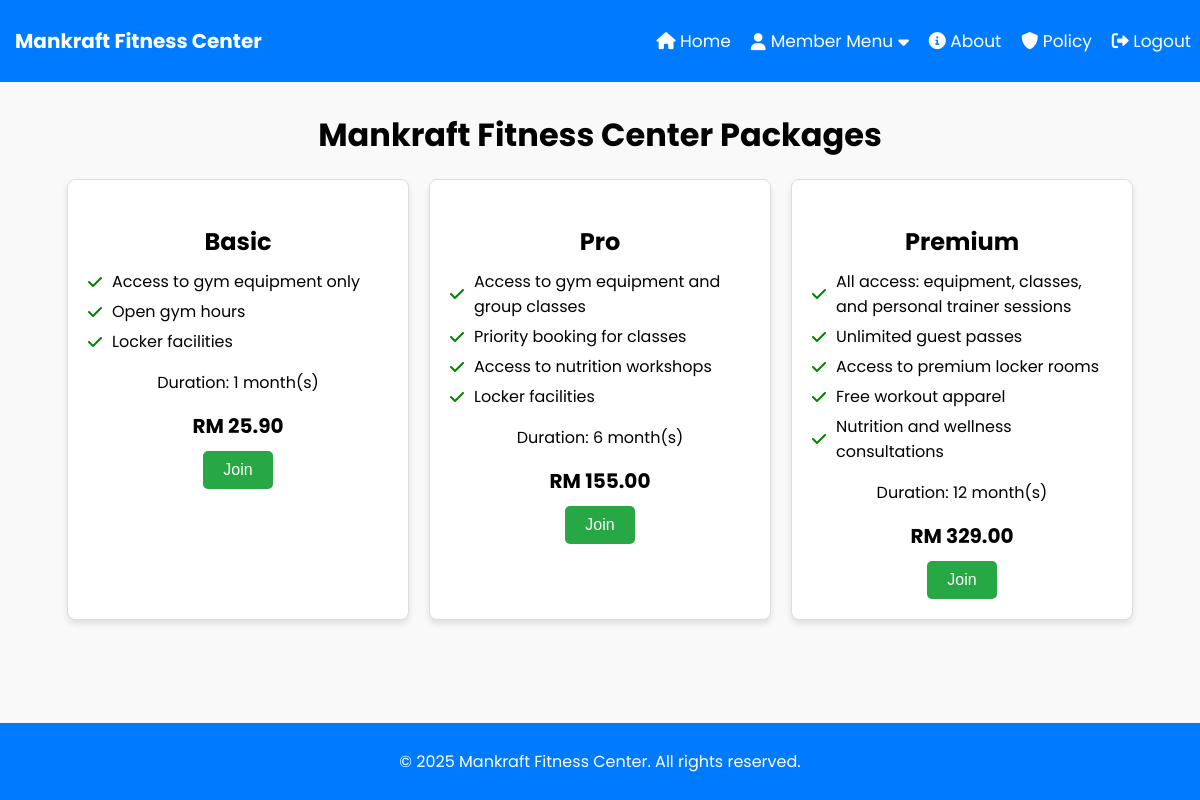
The app's page /member/packages.php (signed in) with its own data.
### tables this page shows
CREATE TABLE `packages` (
  `id` int(11) NOT NULL,
  `admin_id` int(11) NOT NULL,
  `name` varchar(255) NOT NULL,
  `price` decimal(10,2) NOT NULL,
  `duration` int(11) NOT NULL COMMENT 'Duration in months',
  `created_at` timestamp NOT NULL DEFAULT current_timestamp()
);

### member/packages.php (the view, shortened to what this page needs)
<?php
include '../includes/db.php';
$packageDescriptions = [
    'Basic' => [
        'Access to gym equipment only',
        'Open gym hours',
        'Locker facilities'
    ],
    'Pro' => [
        'Access to gym equipment and group classes',
        'Priority booking for classes',
        'Access to nutrition workshops',
        'Locker facilities'
    ],
    'Premium' => [
        'All access: equipment, classes, and personal trainer sessions',
        'Unlimited guest passes',
        'Access to premium locker rooms',
        'Free workout apparel',
        'Nutrition and wellness consultations'
    ]
];
$member_id = $_SESSION['member_id'];
$active_package_query = $conn->query("
    SELECT member_packages.id AS package_id, member_packages.end_date
    FROM member_packages
    WHERE member_id = $member_id AND status = 'active'
");
$active_package = $active_package_query->fetch_assoc();
$package_query = $conn->query("SELECT id, name, price, duration FROM packages");
$packages = $package_query->fetch_all(MYSQLI_ASSOC);
?>
<!DOCTYPE html>
<html lang="en">
<head>
    <link rel="stylesheet" href="../css/member.css">
    <link rel="stylesheet" href="https://cdnjs.cloudflare.com/ajax/libs/font-awesome/6.0.0/css/all.min.css">
</head>
<body>
<?php include 'includes/header.php'; ?><br><br>
<div class="container">
    <h1>Mankraft Fitness Center Packages</h1>
    <div class="packages">
        <?php foreach ($packages as $package): ?>
            <div class="package">
                <h3><?php echo htmlspecialchars($package['name']); ?></h3>
                <ul>
                    <?php foreach ($packageDescriptions[$package['name']] as $benefit): ?>
                        <li><i class="fas fa-check"></i> <?php echo htmlspecialchars($benefit); ?></li>
                    <?php endforeach; ?>
                </ul>
                <p>Duration: <?php echo htmlspecialchars($package['duration']); ?> month(s)</p>
                <p class="price">RM <?php echo htmlspecialchars(number_format($package['price'], 2)); ?></p>
                <button
                    <?php if ($active_package): ?>
                        disabled
                    <?php else: ?>
                        onclick="proceedToPayment(<?php echo $package['id']; ?>, '<?php echo $package['name']; ?>')"
                    <?php endif; ?>
                >
                    Join
                </button>
            </div>
        <?php endforeach; ?>
    </div>
</div>
<?php include '../includes/footer.php'; ?>
</body>
</html>

### css/member.css (style rules this page uses)
body { font-family: Poppins, sans-serif; margin: 0; padding: 0; background-color: #f9f9f9; display: flex; flex-direction: column; min-height: 100vh; }

### member/packages.php (style rules this page uses)
.container { max-width: 1200px; margin: 0 auto; padding: 20px; text-align: center; }
h1 { font-size: 32px; margin-bottom: 20px; }
.packages { display: flex; justify-content: space-around; flex-wrap: wrap; gap: 20px; }
.package { background: #fff; border: 1px solid #ddd; border-radius: 8px; box-shadow: 0 4px 6px rgba(0, 0, 0, 0.1); padding: 20px; width: 300px; text-align: center; position: relative; }
.package h3 { font-size: 24px; margin-bottom: 10px; }
.package ul { list-style-type: none; padding: 0; text-align: left; margin: 10px 0; }
.package ul li { margin: 5px 0; display: flex; align-items: center; }
.package ul li i { color: green; margin-right: 10px; }
.package .price { font-size: 20px; font-weight: bold; margin: 10px 0; }
.package button { background: #28a745; color: white; padding: 10px 20px; border: none; border-radius: 5px; font-size: 16px; cursor: pointer; transition: background-color 0.3s, transform 0.3s; }

### records on screen
packages: name "Basic", name "Access to gym equipment only", name "Open gym hours", name "Locker facilities", duration "1", price "25.90"
packages: name "Pro", name "Access to gym equipment and group classes", name "Priority booking for classes", name "Access to nutrition workshops", name "Locker facilities", duration "6", price "155.00"
packages: name "Premium", name "All access: equipment, classes, and personal trainer sessions", name "Unlimited guest passes", name "Access to premium locker rooms", name "Free workout apparel", name "Nutrition and wellness consultations", duration "12", price "329.00"
